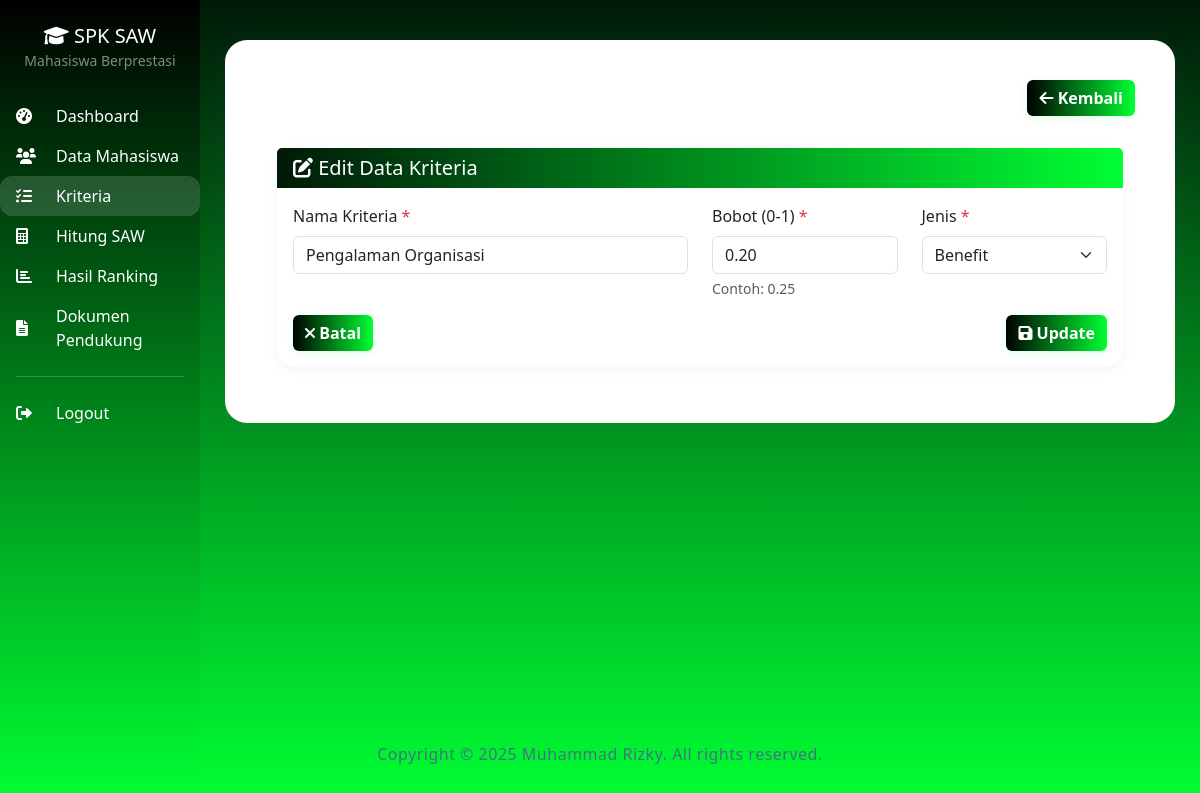
The page /edit_kriteria.php?id=5 (signed in) on the database its author committed.
### tables this page shows
CREATE TABLE kriteria (
    id_kriteria INT AUTO_INCREMENT PRIMARY KEY,
    nama_kriteria VARCHAR(100) NOT NULL,
    bobot DECIMAL(3,2) NOT NULL,
    jenis ENUM('benefit', 'cost') NOT NULL,
    created_at TIMESTAMP DEFAULT CURRENT_TIMESTAMP,
    updated_at TIMESTAMP DEFAULT CURRENT_TIMESTAMP ON UPDATE CURRENT_TIMESTAMP
);

### edit_kriteria.php (the view, shortened to what this page needs)
<?php
require_once 'config/database.php';
$id = isset($_GET['id']) ? intval($_GET['id']) : 0;
$stmt = $pdo->prepare("SELECT * FROM kriteria WHERE id_kriteria = ?");
$stmt->execute([$id]);
$kriteria = $stmt->fetch();
?>
<!DOCTYPE html>
<html lang="id">
<head>
    <link href="https://cdn.jsdelivr.net/npm/bootstrap@5.3.0/dist/css/bootstrap.min.css" rel="stylesheet">
    <link href="https://cdnjs.cloudflare.com/ajax/libs/font-awesome/6.0.0/css/all.min.css" rel="stylesheet">
</head>
<body>
    <div class="container-fluid">
        <div class="row">
            <div class="col-md-3 col-lg-2 px-0">
                <div class="sidebar">
                    <div class="p-4 text-center">
                        <h5 class="text-white mb-0">
                            <i class="fas fa-graduation-cap"></i> SPK SAW
                        </h5>
                        <small class="text-white-50">Mahasiswa Berprestasi</small>
                    </div>
                    <nav class="nav flex-column">
                        <a class="nav-link" href="index.php">
                            <i class="fas fa-tachometer-alt me-2"></i>
                            <span class="d-none d-lg-inline">Dashboard</span>
                        </a>
                        <a class="nav-link" href="mahasiswa.php">
                            <i class="fas fa-users me-2"></i>
                            <span class="d-none d-lg-inline">Data Mahasiswa</span>
                        </a>
                        <a class="nav-link active" href="kriteria.php">
                            <i class="fas fa-list-check me-2"></i>
                            <span class="d-none d-lg-inline">Kriteria</span>
                        </a>
                        <a class="nav-link" href="hitung_saw.php">
                            <i class="fas fa-calculator me-2"></i>
                            <span class="d-none d-lg-inline">Hitung SAW</span>
                        </a>
                        <a class="nav-link" href="hasil.php">
                            <i class="fas fa-chart-bar me-2"></i>
                            <span class="d-none d-lg-inline">Hasil Ranking</span>
                        </a>
                        <a class="nav-link" href="dokumen.php">
                            <i class="fas fa-file-alt me-2"></i>
                            <span class="d-none d-lg-inline">Dokumen Pendukung</span>
                        </a>
                        <hr class="text-white-50 mx-3">
                        <a class="nav-link" href="logout.php">
                            <i class="fas fa-sign-out-alt me-2"></i>
                            <span class="d-none d-lg-inline">Logout</span>
                        </a>
                    </nav>
                </div>
            </div>
            <div class="col-md-9 col-lg-10 px-0">
                <div class="main-content">
                    <div class="content-card">
                    <nav class="navbar navbar-expand-lg">
                        <div class="container-fluid">
                            <h4 class="mb-0">Edit Kriteria</h4>
                            <div class="navbar-nav ms-auto">
                                <a href="kriteria.php" class="btn btn-secondary">
                                    <i class="fas fa-arrow-left"></i> Kembali
                                </a>
                            </div>
                        </div>
                    </nav>
                    <div class="p-4">
                        <div class="card">
                            <div class="card-header">
                                <h5 class="mb-0">
                                    <i class="fas fa-edit"></i> Edit Data Kriteria
                                </h5>
                            </div>
                            <div class="card-body">
                                <form method="POST">
                                    <div class="row">
                                        <div class="col-md-6 mb-3">
                                            <label for="nama_kriteria" class="form-label">Nama Kriteria <span class="text-danger">*</span></label>
                                            <input type="text" class="form-control" id="nama_kriteria" name="nama_kriteria"
                                                   value="<?php echo htmlspecialchars($kriteria['nama_kriteria']); ?>"
                                                   required>
                                        </div>
                                        <div class="col-md-3 mb-3">
                                            <label for="bobot" class="form-label">Bobot (0-1) <span class="text-danger">*</span></label>
                                            <input type="number" class="form-control" id="bobot" name="bobot"
                                                   step="0.01" min="0" max="1"
                                                   value="<?php echo $kriteria['bobot']; ?>"
                                                   required>
                                            <div class="form-text">Contoh: 0.25</div>
                                        </div>
                                        <div class="col-md-3 mb-3">
                                            <label for="jenis" class="form-label">Jenis <span class="text-danger">*</span></label>
                                            <select class="form-select" id="jenis" name="jenis" required>
                                                <option value="benefit" <?php echo ($kriteria['jenis'] == 'benefit') ? 'selected' : ''; ?>>Benefit</option>
                                            </select>
                                        </div>
                                    </div>
                                    <div class="d-flex justify-content-between">
                                        <a href="kriteria.php" class="btn btn-secondary">
                                            <i class="fas fa-times"></i> Batal
                                        </a>
                                        <button type="submit" class="btn btn-warning">
                                            <i class="fas fa-save"></i> Update
                                        </button>
                                    </div>
                                </form>
                                </div>
                            </div>
                        </div>
                    </div>
                </div>
            </div>
        </div>
    </div>
    <p style="position:fixed;left:0;right:0;bottom:18px;text-align:center;color:#4B6286;opacity:0.85;z-index:9999;font-size:16px;font-weight:500;letter-spacing:0.5px;pointer-events:none;">Copyright &#169; 2025 Muhammad Rizky. All rights reserved.</p>
</body>
</html>

### edit_kriteria.php (style rules this page uses)
body, .main-content { background: linear-gradient(180deg, #001a08 0%, #00FF33 100%) !important; color: #fff; }
.sidebar { background: linear-gradient(180deg, #000000 0%, #00FF33 100%) !important; min-height: 100vh; color: #fff; }
.card, .content-card { background: #fff; border-radius: 22px; box-shadow: 0 4px 24px rgba(0,0,0,0.18); border: none; }
.card-header, .content-card-header, .table thead th { background: linear-gradient(90deg, #001a08 0%, #00FF33 100%) !important; color: #fff !important; border-radius: 22px 22px 0 0; border: none; font-weight: 700; }
.sidebar .nav-link { color: #fff; border-radius: 12px; }
.sidebar .nav-link.active, .sidebar .nav-link:hover { background: rgba(255,255,255,0.15); color: #fff; }
.sidebar hr { border-color: rgba(255,255,255,0.2) !important; opacity: 1; }
.card { border-radius: 18px; box-shadow: 0 2px 12px rgba(76, 98, 134, 0.07); border: none; }
.navbar, .main-content { background: transparent !important; }
hr { border-color: var(--primary) !important; opacity: 0.2; }
.main-content { padding: 40px 0; }
.content-card { background: #fff; border-radius: 22px; box-shadow: 0 4px 24px rgba(76, 98, 134, 0.10); padding: 32px 28px; margin: 0 auto; max-width: 98%; }
@media (min-width: 992px) { .content-card { max-width: 95%; } }
.sidebar .nav-link { display: flex; align-items: center; gap: 10px; justify-content: flex-start; }
.sidebar .nav-link i { min-width: 22px; text-align: left; }
.card-header, .content-card-header { background: linear-gradient(90deg, #001a08 0%, #00FF33 100%); color: #fff; border-radius: 22px 22px 0 0; border: none; }
.btn.btn-warning { background: linear-gradient(90deg, #000 0%, #00FF33 100%) !important; color: #fff !important; border: none !important; font-weight: 600; box-shadow: 0 2px 10px rgba(0,255,51,0.12); transition: background 0.2s, box-shadow 0.2s; }
.btn.btn-secondary { background: linear-gradient(90deg, #000 0%, #00FF33 100%) !important; color: #fff !important; border: none !important; font-weight: 600; box-shadow: 0 2px 10px rgba(0,255,51,0.12); transition: background 0.2s, box-shadow 0.2s; }

### rows shown on the page
kriteria: nama_kriteria "Pengalaman Organisasi", bobot "0.20", jenis "Benefit"
